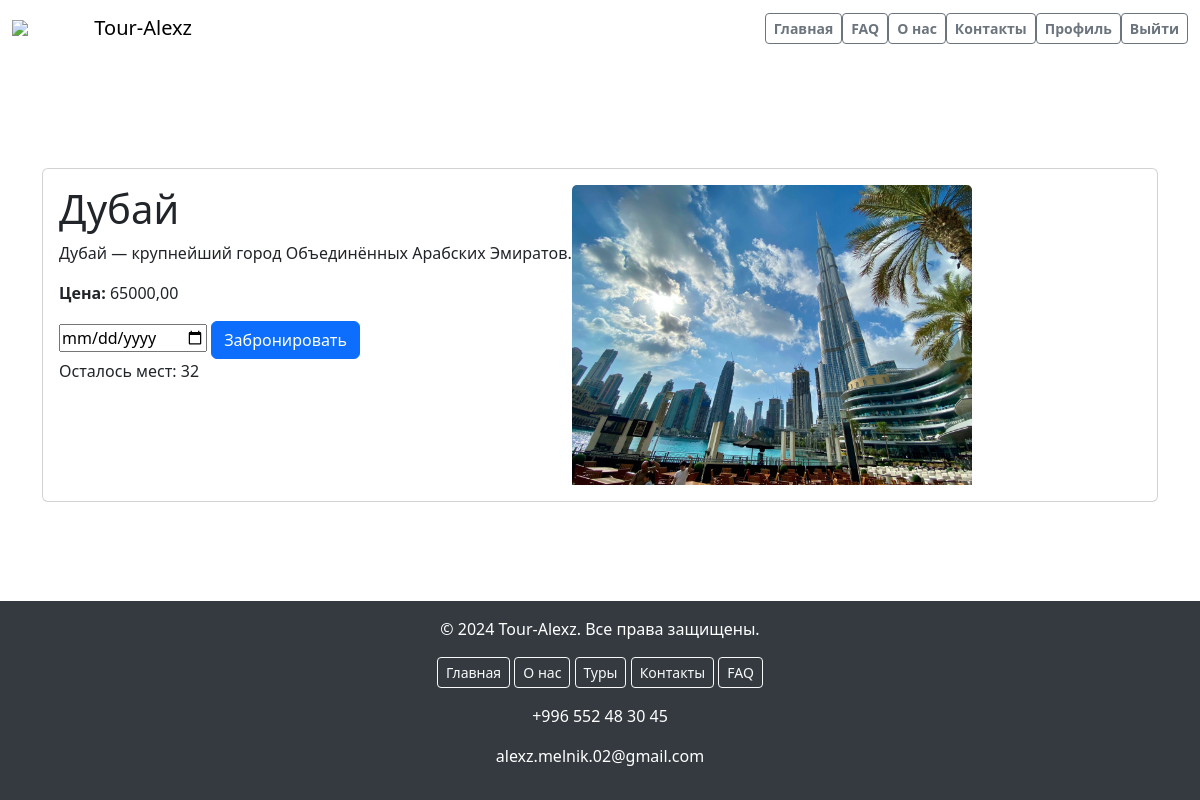
/tour_detail/4/ (signed in), run on the app's committed database.
### main/models.py (models this page shows, shortened)
class Tour(models.Model):
    destination = models.ForeignKey(Destination, on_delete=models.CASCADE)
    user = models.ForeignKey(User, on_delete=models.CASCADE)
    price = models.DecimalField(max_digits=10, decimal_places=2)
    image = models.ImageField(upload_to='tour_detail_imаge/')
    available_seats = models.IntegerField(default=50)
    book_data = models.DateField(auto_now_add=True)

class Destination(models.Model):
    name = models.CharField(max_length=50)
    description = models.TextField()
    image = models.ImageField(upload_to='destination/')

class TourImage(models.Model):
    tour = models.ForeignKey(Tour, on_delete=models.CASCADE, related_name='images')
    image = models.ImageField(upload_to='tour_detail_imаge/')

### main/views.py (the view)
# urls.py: path('tour_detail/<int:pk>/', views.tour_detail, name='tour_detail'),
@login_required
def tour_detail(request, pk):
    tour = get_object_or_404(Tour, pk=pk)
    is_booked = False
    if request.user.is_authenticated:
        is_booked = Book_list.objects.filter(user=request.user, tour=tour).exists()
    tour_images = TourImage.objects.filter(tour=tour)
    return render(request, 'main/tour_detail.html', {'tour': tour, 'is_booked': is_booked, 'tour_images': tour_images})

### templates/main/tour_detail.html (shortened to what this page needs)
{% load static %}
<!DOCTYPE html>
<html lang="en">
<head>
    <link href="https://cdn.jsdelivr.net/npm/bootstrap@5.3.3/dist/css/bootstrap.min.css" rel="stylesheet"
>
</head>
<body>
<nav class="navbar navbar-expand-lg navbar-light fixed-top">
    <div class="container-fluid">
        <img src="https://gas-kvas.com/grafic/uploads/posts/2024-01/gas-kvas-com-p-logotip-turagentstva-na-prozrachnom-fone-3.png"
             style="width: 7%">
        <a class="navbar-brand" href="{% url 'tour_list' %}">Tour-Alexz</a>
        <div class="collapse navbar-collapse" id="navbarNav">
            <ul class="navbar-nav ms-auto">
                <li class="nav-item">
                    <a class="btn btn-outline-secondary btn-lg btn-md btn-sm fw-bold" href="{% url 'main' %}">Главная</a>
                </li>
                <li class="nav-item">
                    <a class="btn btn-outline-secondary btn-lg btn-md btn-sm fw-bold" href="{% url 'faq' %}">FAQ</a>
                </li>
                <li class="nav-item">
                    <a class="btn btn-outline-secondary btn-lg btn-md btn-sm fw-bold" href="{% url 'about_us' %}">О
                        нас</a>
                </li>
                <li class="nav-item">
                    <a class="btn btn-outline-secondary btn-lg btn-md btn-sm fw-bold" href="{% url 'contact' %}">Контакты</a>
                </li>
                {% if user.is_authenticated %}
                <li class="nav-item">
                    <a class="btn btn-outline-secondary btn-lg btn-md btn-sm fw-bold"
                       href="{% url 'profile' %}">Профиль</a>
                </li>
                <li class="nav-item">
                    <form method="post" action="{% url 'logout' %}">
                        <button type="submit" class="btn btn-outline-secondary btn-lg btn-md btn-sm fw-bold">Выйти
                        </button>
                    </form>
                </li>
                {% endif %}
            </ul>
        </div>
    </div>
</nav>
<div class="container">
    <br><br><br><br><br><br><br>
    <div class="card">
        <div class="card-body d-flex">
            <div class="card-content">
                <h1 class="card-title"> {{ tour.destination.name }}</h1>
                <p class="card-text">{{ tour.destination.description }}</p>
                <p class="card-text"><strong>Цена:</strong> {{ tour.price }}</p>
                {% if user.is_authenticated %}
                {% if is_booked %}
                <button class="btn btn-success" disabled>Забронировано</button>
                {% else %}
                <form method="post" action="{% url 'book_tour' pk=tour.pk %}">
                    <input type="date" name="date" required="" id="id_date">
                    <button type="submit" class="btn btn-primary">Забронировать</button>
                </form>
                <p>Осталось мест: {{ tour.available_seats }}</p>
                {% endif %}
                {% else %}
                <a href="{% url 'login' %}" class="btn btn-primary">Войти</a>
                <a href="{% url 'register' %}" class="btn btn-primary">Зарегистрироваться</a>
                {% endif %}
            </div>
            <div class="card-image">
                {% for image in tour.images.all %}
                <img src="{{ image.image.url }}" class="card-img-top">
                {% endfor %}
            </div>
        </div>
    </div>
</div>
<footer class="footer mt-auto py-3">
    <div class="container text-center">
        <span>© 2024 Tour-Alexz. Все права защищены.</span>
        <div class="footer-links mt-3">
            <a href="{% url 'main' %}" class="btn btn-outline-light btn-sm">Главная</a>
            <a href="{% url 'about_us' %}" class="btn btn-outline-light btn-sm">О нас</a>
            <a href="{% url 'tour_list' %}" class="btn btn-outline-light btn-sm">Туры</a>
            <a href="{% url 'contact' %}" class="btn btn-outline-light btn-sm">Контакты</a>
            <a href="{% url 'faq' %}" class="btn btn-outline-light btn-sm">FAQ</a>
        </div>
        <div class="footer-icons mt-3">
            <p>+996 552 48 30 45</p>
            <p>alexz.melnik.02@gmail.com</p>
        </div>
    </div>
</footer>
</body>
</html>

### templates/main/tour_detail.html (style rules this page uses)
.navbar { background-color: transparent; transition: background-color 0.5s ease; }
.card-img-top { height: 300px; object-fit: cover; }
html, body { height: 100%; margin: 0; }
body { display: flex; flex-direction: column; }
.container { flex: 1; }
.footer { background-color: #343a40; color: white; text-align: center; padding: 20px 0; }

### data on the page
Tour: destination.name "Дубай", destination.description "Дубай — крупнейший город Объединённых Арабских Эмиратов.", price "65000,00", available_seats "32"
TourImage: image (picture)
